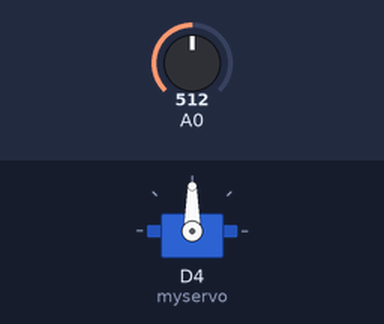
A sketch run on a simulated ESP8266 (NodeMCU). Shown: servo. The inputs (shaded band) are chosen by the test bench; at power-on: A0 = 512.

Above: at 0.9 s.
1.9 s: A0 set to 0
3.4 s: A0 set to 122
At 3.6 s:
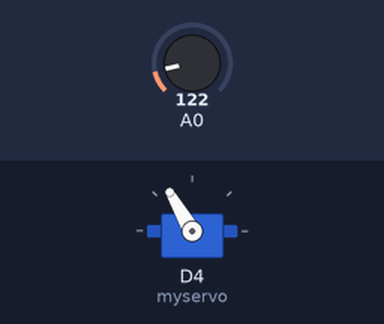
At 4.0 s:
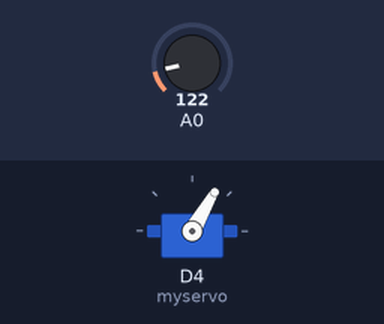
Timing chart, 0 to 12.9 s (numbered marks = the images above; inputs shaded):
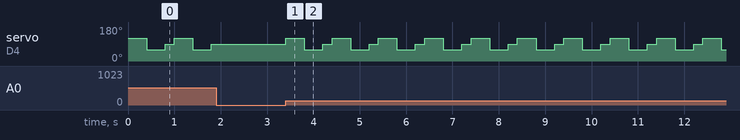

The sketch:

servo2.ino
```cpp
#include <ESP8266WiFi.h>
#include <Servo.h>

Servo myservo;

void move(int pos, int del)
{
  myservo.write(pos);
  delay(del);
}

void setup() {
  // put your setup code here, to run once:
  myservo.attach(D4);
}

void loop()
{
   double reading = analogRead(D7);
   if( reading > 0)
   {
     move(120,400);
     move(60,400);
     move(90,200);
   }
}
```

Measured:
- after the input at 1.9 s, servo on D4 (myservo): stays 90° (without the input it goes to 120° after 0.10 s)
- after the input at 3.4 s, servo on D4 (myservo): 90° → 120° at once, then repeats every 1.0 s: 60° 0.40 s, 90° 0.20 s, 120° 0.40 s
